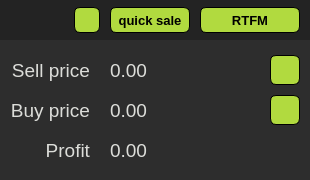
<?xml version="1.0" encoding="UTF-8"?>
<ui version="4.0">
 <class>Window</class>
 <widget class="QWidget" name="Window">
  <property name="geometry">
   <rect>
    <x>0</x>
    <y>0</y>
    <width>310</width>
    <height>180</height>
   </rect>
  </property>
  <property name="minimumSize">
   <size>
    <width>310</width>
    <height>180</height>
   </size>
  </property>
  <property name="maximumSize">
   <size>
    <width>310</width>
    <height>180</height>
   </size>
  </property>
  <property name="windowTitle">
   <string>Form</string>
  </property>
  <property name="styleSheet">
   <string notr="true"/>
  </property>
  <widget class="QFrame" name="top_bar">
   <property name="geometry">
    <rect>
     <x>0</x>
     <y>0</y>
     <width>310</width>
     <height>40</height>
    </rect>
   </property>
   <property name="sizePolicy">
    <sizepolicy hsizetype="Expanding" vsizetype="Expanding">
     <horstretch>0</horstretch>
     <verstretch>0</verstretch>
    </sizepolicy>
   </property>
   <property name="minimumSize">
    <size>
     <width>310</width>
     <height>40</height>
    </size>
   </property>
   <property name="maximumSize">
    <size>
     <width>310</width>
     <height>40</height>
    </size>
   </property>
   <property name="font">
    <font>
     <family>Arial</family>
     <pointsize>14</pointsize>
    </font>
   </property>
   <property name="toolTipDuration">
    <number>-1</number>
   </property>
   <property name="layoutDirection">
    <enum>Qt::LeftToRight</enum>
   </property>
   <property name="styleSheet">
    <string notr="true">background-color: rgb(35, 35, 35);</string>
   </property>
   <property name="frameShape">
    <enum>QFrame::NoFrame</enum>
   </property>
   <property name="frameShadow">
    <enum>QFrame::Raised</enum>
   </property>
   <layout class="QHBoxLayout" name="horizontalLayout">
    <property name="spacing">
     <number>10</number>
    </property>
    <property name="leftMargin">
     <number>10</number>
    </property>
    <property name="topMargin">
     <number>0</number>
    </property>
    <property name="rightMargin">
     <number>10</number>
    </property>
    <property name="bottomMargin">
     <number>0</number>
    </property>
    <item>
     <spacer name="horizontalSpacer">
      <property name="orientation">
       <enum>Qt::Horizontal</enum>
      </property>
      <property name="sizeHint" stdset="0">
       <size>
        <width>40</width>
        <height>20</height>
       </size>
      </property>
     </spacer>
    </item>
    <item>
     <widget class="QPushButton" name="settings_btn">
      <property name="minimumSize">
       <size>
        <width>26</width>
        <height>26</height>
       </size>
      </property>
      <property name="maximumSize">
       <size>
        <width>26</width>
        <height>26</height>
       </size>
      </property>
      <property name="styleSheet">
       <string notr="true">#settings_btn {
border: 1px solid;
border-radius: 6px;
background-color: rgb(177, 218, 63);
}

#settings_btn:hover {
background-color: rgb(33, 240, 209);
transition: all 1s;
}

</string>
      </property>
      <property name="text">
       <string/>
      </property>
      <property name="icon">
       <iconset>
        <normaloff>../icons/settings.svg</normaloff>../icons/settings.svg</iconset>
      </property>
     </widget>
    </item>
    <item>
     <widget class="QPushButton" name="quick_sale_btn">
      <property name="minimumSize">
       <size>
        <width>80</width>
        <height>26</height>
       </size>
      </property>
      <property name="font">
       <font>
        <family>Arial</family>
        <pointsize>10</pointsize>
        <weight>75</weight>
        <bold>true</bold>
       </font>
      </property>
      <property name="styleSheet">
       <string notr="true">#quick_sale_btn {
	background-color: rgb(177, 218, 63);
border: 1px solid;
border-radius: 6px;
}</string>
      </property>
      <property name="text">
       <string>quick sale</string>
      </property>
     </widget>
    </item>
    <item>
     <widget class="QPushButton" name="rtfm">
      <property name="minimumSize">
       <size>
        <width>100</width>
        <height>26</height>
       </size>
      </property>
      <property name="maximumSize">
       <size>
        <width>100</width>
        <height>26</height>
       </size>
      </property>
      <property name="font">
       <font>
        <family>Arial</family>
        <pointsize>10</pointsize>
        <weight>75</weight>
        <bold>true</bold>
       </font>
      </property>
      <property name="styleSheet">
       <string notr="true">#rtfm {
border: 1px solid;
border-radius: 6px;
background-color: rgb(177, 218, 63);
}

#rtfm:hover {
background-color: rgb(33, 240, 209);
transition: all 1s;
}

</string>
      </property>
      <property name="text">
       <string>RTFM</string>
      </property>
     </widget>
    </item>
   </layout>
  </widget>
  <widget class="QFrame" name="content">
   <property name="enabled">
    <bool>true</bool>
   </property>
   <property name="geometry">
    <rect>
     <x>0</x>
     <y>40</y>
     <width>310</width>
     <height>140</height>
    </rect>
   </property>
   <property name="sizePolicy">
    <sizepolicy hsizetype="Expanding" vsizetype="Expanding">
     <horstretch>0</horstretch>
     <verstretch>0</verstretch>
    </sizepolicy>
   </property>
   <property name="minimumSize">
    <size>
     <width>310</width>
     <height>140</height>
    </size>
   </property>
   <property name="maximumSize">
    <size>
     <width>310</width>
     <height>140</height>
    </size>
   </property>
   <property name="styleSheet">
    <string notr="true">#content {
background-color: rgb(45, 45, 45);
}</string>
   </property>
   <property name="frameShape">
    <enum>QFrame::NoFrame</enum>
   </property>
   <property name="frameShadow">
    <enum>QFrame::Raised</enum>
   </property>
   <widget class="QLabel" name="sell_price_value">
    <property name="geometry">
     <rect>
      <x>110</x>
      <y>10</y>
      <width>155</width>
      <height>40</height>
     </rect>
    </property>
    <property name="font">
     <font>
      <family>Arial</family>
      <pointsize>14</pointsize>
     </font>
    </property>
    <property name="styleSheet">
     <string notr="true">color: #DCDDD9</string>
    </property>
    <property name="text">
     <string>0.00</string>
    </property>
   </widget>
   <widget class="QLabel" name="profit_name">
    <property name="geometry">
     <rect>
      <x>10</x>
      <y>90</y>
      <width>80</width>
      <height>40</height>
     </rect>
    </property>
    <property name="font">
     <font>
      <family>Arial</family>
      <pointsize>14</pointsize>
     </font>
    </property>
    <property name="styleSheet">
     <string notr="true">color: #DCDDD9</string>
    </property>
    <property name="text">
     <string>Profit</string>
    </property>
    <property name="alignment">
     <set>Qt::AlignRight|Qt::AlignTrailing|Qt::AlignVCenter</set>
    </property>
   </widget>
   <widget class="QLabel" name="buy_price_name">
    <property name="geometry">
     <rect>
      <x>10</x>
      <y>50</y>
      <width>80</width>
      <height>40</height>
     </rect>
    </property>
    <property name="font">
     <font>
      <family>Arial</family>
      <pointsize>14</pointsize>
     </font>
    </property>
    <property name="styleSheet">
     <string notr="true">color: #DCDDD9</string>
    </property>
    <property name="text">
     <string>Buy price</string>
    </property>
    <property name="alignment">
     <set>Qt::AlignRight|Qt::AlignTrailing|Qt::AlignVCenter</set>
    </property>
   </widget>
   <widget class="QLabel" name="sell_price_name">
    <property name="geometry">
     <rect>
      <x>10</x>
      <y>10</y>
      <width>80</width>
      <height>40</height>
     </rect>
    </property>
    <property name="font">
     <font>
      <family>Arial</family>
      <pointsize>14</pointsize>
     </font>
    </property>
    <property name="styleSheet">
     <string notr="true">color: #DCDDD9</string>
    </property>
    <property name="text">
     <string>Sell price</string>
    </property>
    <property name="alignment">
     <set>Qt::AlignRight|Qt::AlignTrailing|Qt::AlignVCenter</set>
    </property>
   </widget>
   <widget class="QLabel" name="buy_price_value">
    <property name="geometry">
     <rect>
      <x>110</x>
      <y>50</y>
      <width>155</width>
      <height>40</height>
     </rect>
    </property>
    <property name="font">
     <font>
      <family>Arial</family>
      <pointsize>14</pointsize>
     </font>
    </property>
    <property name="styleSheet">
     <string notr="true">color: #DCDDD9</string>
    </property>
    <property name="text">
     <string>0.00</string>
    </property>
   </widget>
   <widget class="QPushButton" name="copy_sell_price_btn">
    <property name="geometry">
     <rect>
      <x>270</x>
      <y>15</y>
      <width>30</width>
      <height>30</height>
     </rect>
    </property>
    <property name="sizePolicy">
     <sizepolicy hsizetype="Fixed" vsizetype="Fixed">
      <horstretch>0</horstretch>
      <verstretch>0</verstretch>
     </sizepolicy>
    </property>
    <property name="minimumSize">
     <size>
      <width>30</width>
      <height>30</height>
     </size>
    </property>
    <property name="maximumSize">
     <size>
      <width>30</width>
      <height>30</height>
     </size>
    </property>
    <property name="styleSheet">
     <string notr="true">background-color: rgb(177, 218, 63);
border: 1px solid;
border-radius: 6px;
</string>
    </property>
    <property name="text">
     <string/>
    </property>
    <property name="icon">
     <iconset>
      <normaloff>../icons/copy.svg</normaloff>../icons/copy.svg</iconset>
    </property>
    <property name="iconSize">
     <size>
      <width>24</width>
      <height>24</height>
     </size>
    </property>
   </widget>
   <widget class="QPushButton" name="copy_buy_price_btn">
    <property name="geometry">
     <rect>
      <x>270</x>
      <y>55</y>
      <width>30</width>
      <height>30</height>
     </rect>
    </property>
    <property name="styleSheet">
     <string notr="true">border: 1px solid;
border-radius: 6px;
background-color: rgb(177, 218, 63);</string>
    </property>
    <property name="text">
     <string/>
    </property>
    <property name="icon">
     <iconset>
      <normaloff>../icons/copy.svg</normaloff>../icons/copy.svg</iconset>
    </property>
    <property name="iconSize">
     <size>
      <width>24</width>
      <height>24</height>
     </size>
    </property>
   </widget>
   <widget class="QLabel" name="profit_value">
    <property name="geometry">
     <rect>
      <x>110</x>
      <y>90</y>
      <width>155</width>
      <height>40</height>
     </rect>
    </property>
    <property name="font">
     <font>
      <family>Arial</family>
      <pointsize>14</pointsize>
     </font>
    </property>
    <property name="styleSheet">
     <string notr="true">color: #DCDDD9</string>
    </property>
    <property name="text">
     <string>0.00</string>
    </property>
   </widget>
  </widget>
 </widget>
 <resources/>
 <connections/>
</ui>
